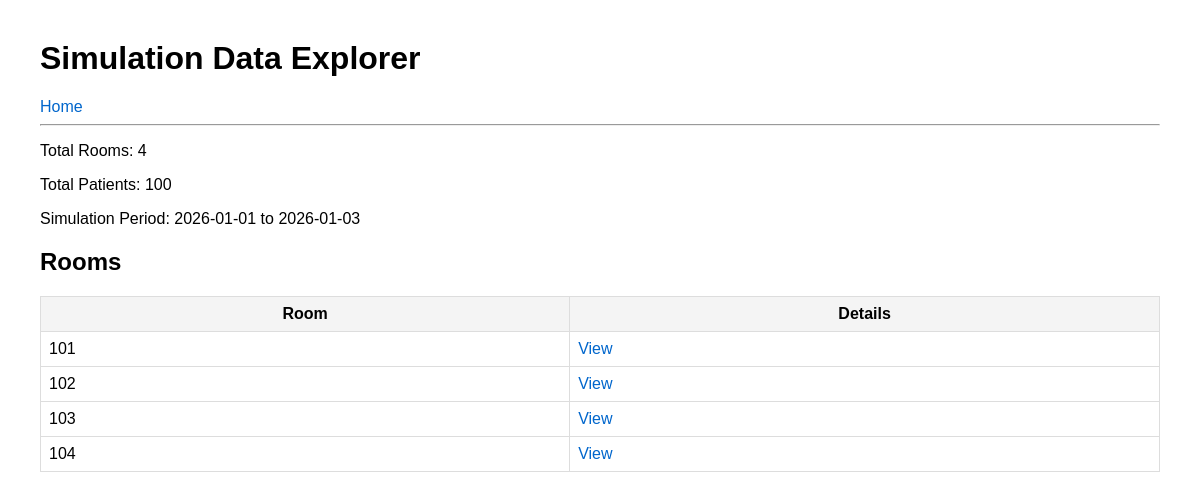
Before: / with the older database file.
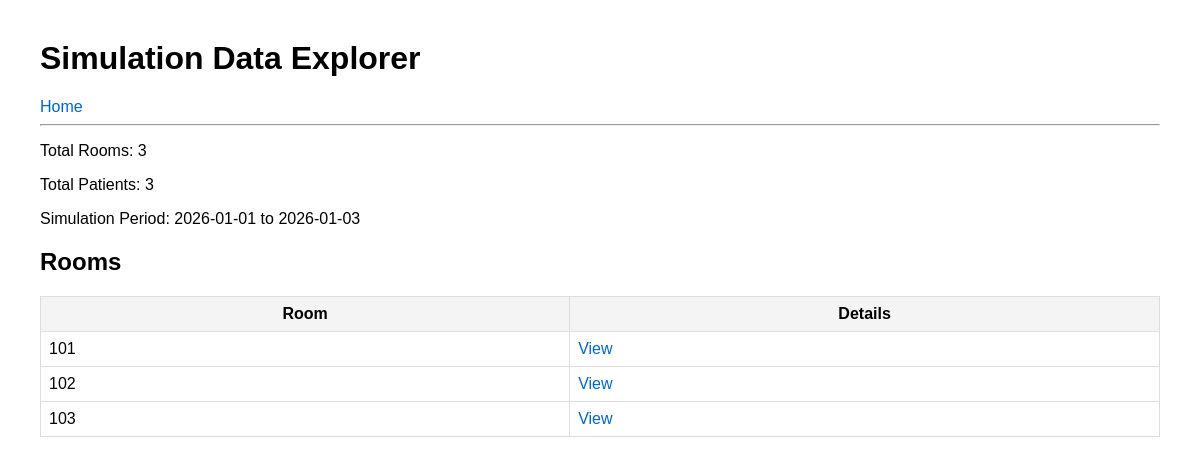
After: the same page with the newer database file.
### persistence/models/room.py (models this page shows, shortened)
class Room(Base):
    __tablename__ = "rooms"
    room_id = Column(Integer, primary_key=True, autoincrement=True)
    room_number = Column(String, nullable=False, unique=True)
    devices = relationship("Device", back_populates="room", cascade="all, delete-orphan")
    utility_usages = relationship("UtilityUsage", back_populates="room", cascade="all, delete-orphan")
    assignments = relationship("RoomAssignment", back_populates="room", cascade="all, delete-orphan")
    comfort_preferences = relationship("ComfortPreference", back_populates="room", cascade="all, delete-orphan")

### sim_dashboard/routes.py (the view)
@sim_bp.route("/")
def rooms():
    with session_scope() as session:
        rooms = session.query(Room).all()
        room_data = [
            {
                "room_id": room.room_id,
                "room_number": room.room_number,
            }
            for room in rooms
        ]
    simulation_period = f"{START_DATE} to {(START_DATE + timedelta(days=DAYS)).strftime('%Y-%m-%d')}"
    simulation_info = {
        "total_rooms": len(room_data),
        "total_patients": session.query(Patient).count(),
        "simulation_period": simulation_period,
    }
    return render_template("rooms.html", rooms=room_data, simulation_info=simulation_info)

### persistence/database.py (called while the page is built)
def get_session() -> Session:
    if _SessionLocal is None:
        get_engine()
    assert _SessionLocal is not None
    return _SessionLocal()

@contextmanager
def session_scope() -> Generator[Session, None, None]:
    session = get_session()
    try:
        yield session
        session.commit()
    except Exception:
        session.rollback()
        raise
    finally:
        session.close()

### sim_dashboard/templates/rooms.html
{% extends "base.html" %}
{% block content %}
<p>Total Rooms: {{ simulation_info.total_rooms }}</p>
<p>Total Patients: {{ simulation_info.total_patients }}</p>
<p>Simulation Period: {{ simulation_info.simulation_period }}</p>
<h2>Rooms</h2>
<table>
<tr>
  <th>Room</th>
  <th>Details</th>
</tr>
{% for room in rooms %}
<tr>
  <td>{{ room.room_number }}</td>
  <td>
    <a href="/rooms/{{ room.room_id }}">View</a>
  </td>
</tr>
{% endfor %}
</table>
{% endblock %}

### sim_dashboard/templates/base.html (shortened to what this page needs)
<!DOCTYPE html>
<html>
<head>
</head>
<body>
    <h1>Simulation Data Explorer</h1>
    <div>
        <a href="/">Home</a>
    </div>
    <hr>
    {% block content %}{% endblock %}
</body>
</html>

### sim_dashboard/templates/base.html (style rules this page uses)
body { font-family: Arial; margin: 40px; }
table { border-collapse: collapse; width: 100%; margin-top: 10px; }
th, td { border: 1px solid #ddd; padding: 8px; }
th { background: #f4f4f4; }
a { color: #0066cc; text-decoration: none; }

Changed rows visible on the page:
removed Room: room_number "104"
Other visible differences:
{{ simulation_info.total_rooms }}: "4" → "3"
{{ simulation_info.total_patients }}: "100" → "3"
